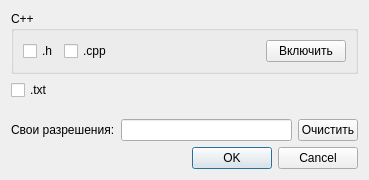
<?xml version="1.0" encoding="UTF-8"?>
<ui version="4.0">
 <class>FileExtensionsDialog</class>
 <widget class="QDialog" name="FileExtensionsDialog">
  <property name="geometry">
   <rect>
    <x>0</x>
    <y>0</y>
    <width>369</width>
    <height>180</height>
   </rect>
  </property>
  <property name="windowTitle">
   <string>Выбор расширений файлов</string>
  </property>
  <layout class="QVBoxLayout" name="verticalLayout">
   <item>
    <widget class="QGroupBox" name="gbox_Cpp">
     <property name="title">
      <string>С++</string>
     </property>
     <layout class="QHBoxLayout" name="horizontalLayout_2">
      <item>
       <widget class="QCheckBox" name="ext_h">
        <property name="text">
         <string>.h</string>
        </property>
       </widget>
      </item>
      <item>
       <widget class="QCheckBox" name="ext_cpp">
        <property name="text">
         <string>.cpp</string>
        </property>
       </widget>
      </item>
      <item>
       <spacer name="horizontalSpacer">
        <property name="orientation">
         <enum>Qt::Horizontal</enum>
        </property>
        <property name="sizeHint" stdset="0">
         <size>
          <width>40</width>
          <height>20</height>
         </size>
        </property>
       </spacer>
      </item>
      <item>
       <widget class="QPushButton" name="pb_Cpp">
        <property name="text">
         <string>Включить</string>
        </property>
        <property name="checkable">
         <bool>true</bool>
        </property>
       </widget>
      </item>
     </layout>
    </widget>
   </item>
   <item>
    <widget class="QCheckBox" name="ext_txt">
     <property name="text">
      <string>.txt</string>
     </property>
    </widget>
   </item>
   <item>
    <spacer name="verticalSpacer">
     <property name="orientation">
      <enum>Qt::Vertical</enum>
     </property>
     <property name="sizeHint" stdset="0">
      <size>
       <width>20</width>
       <height>40</height>
      </size>
     </property>
    </spacer>
   </item>
   <item>
    <layout class="QHBoxLayout" name="horizontalLayout">
     <item>
      <widget class="QLabel" name="label">
       <property name="text">
        <string>Свои разрешения:</string>
       </property>
      </widget>
     </item>
     <item>
      <widget class="QLineEdit" name="le_CustomExtentions"/>
     </item>
     <item>
      <widget class="QPushButton" name="pb_CleanCustomExt">
       <property name="sizePolicy">
        <sizepolicy hsizetype="Fixed" vsizetype="Fixed">
         <horstretch>0</horstretch>
         <verstretch>0</verstretch>
        </sizepolicy>
       </property>
       <property name="maximumSize">
        <size>
         <width>60</width>
         <height>16777215</height>
        </size>
       </property>
       <property name="text">
        <string>Очистить</string>
       </property>
      </widget>
     </item>
    </layout>
   </item>
   <item>
    <widget class="QDialogButtonBox" name="bb_Control">
     <property name="standardButtons">
      <set>QDialogButtonBox::Cancel|QDialogButtonBox::Ok</set>
     </property>
    </widget>
   </item>
  </layout>
 </widget>
 <resources/>
 <connections>
  <connection>
   <sender>bb_Control</sender>
   <signal>accepted()</signal>
   <receiver>FileExtensionsDialog</receiver>
   <slot>accept()</slot>
   <hints>
    <hint type="sourcelabel">
     <x>177</x>
     <y>152</y>
    </hint>
    <hint type="destinationlabel">
     <x>177</x>
     <y>86</y>
    </hint>
   </hints>
  </connection>
  <connection>
   <sender>bb_Control</sender>
   <signal>rejected()</signal>
   <receiver>FileExtensionsDialog</receiver>
   <slot>reject()</slot>
   <hints>
    <hint type="sourcelabel">
     <x>177</x>
     <y>152</y>
    </hint>
    <hint type="destinationlabel">
     <x>177</x>
     <y>86</y>
    </hint>
   </hints>
  </connection>
  <connection>
   <sender>pb_Cpp</sender>
   <signal>clicked(bool)</signal>
   <receiver>ext_h</receiver>
   <slot>setChecked(bool)</slot>
   <hints>
    <hint type="sourcelabel">
     <x>217</x>
     <y>43</y>
    </hint>
    <hint type="destinationlabel">
     <x>35</x>
     <y>43</y>
    </hint>
   </hints>
  </connection>
  <connection>
   <sender>pb_Cpp</sender>
   <signal>clicked(bool)</signal>
   <receiver>ext_cpp</receiver>
   <slot>setChecked(bool)</slot>
   <hints>
    <hint type="sourcelabel">
     <x>217</x>
     <y>43</y>
    </hint>
    <hint type="destinationlabel">
     <x>79</x>
     <y>43</y>
    </hint>
   </hints>
  </connection>
  <connection>
   <sender>pb_CleanCustomExt</sender>
   <signal>clicked()</signal>
   <receiver>le_CustomExtentions</receiver>
   <slot>clear()</slot>
   <hints>
    <hint type="sourcelabel">
     <x>223</x>
     <y>131</y>
    </hint>
    <hint type="destinationlabel">
     <x>143</x>
     <y>131</y>
    </hint>
   </hints>
  </connection>
 </connections>
</ui>
